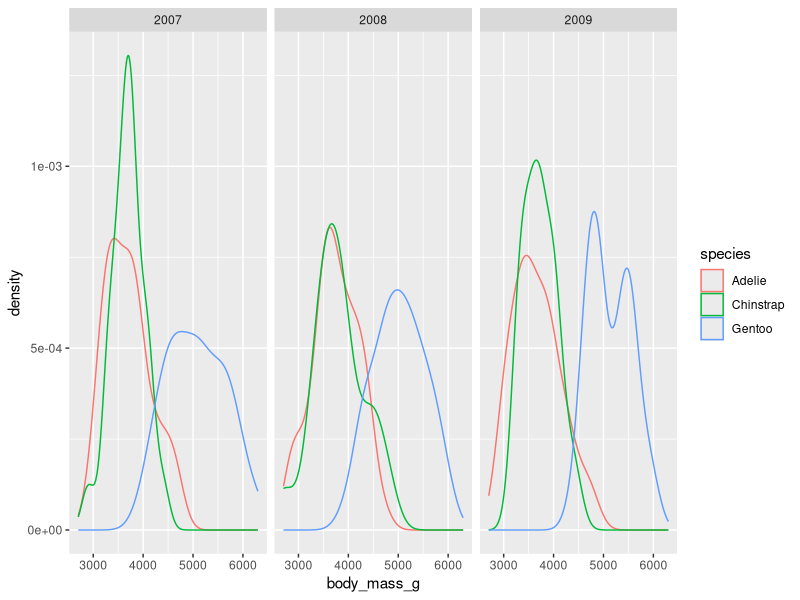

Generate this figure with R:
## ---- chunk 1
library(ggplot2)
library(palmerpenguins)
## ---- chunk 2
ggplot(penguins, aes(x = body_mass_g, col = species)) +
  geom_density() +
  facet_wrap(~year)
## ---- chunk 3
library(gganimate)

ggplot(penguins, aes(x = body_mass_g, col = species)) +
  geom_density() +
  transition_states(year) +
  ggtitle('Year: {closest_state}')
## ---- chunk 4
ggplot(penguins, aes(x = body_mass_g, col = species)) +
  geom_density() +
  transition_states(year) +
  ggtitle('Year: {closest_state}') +
  shadow_wake(wake = 0.25)
